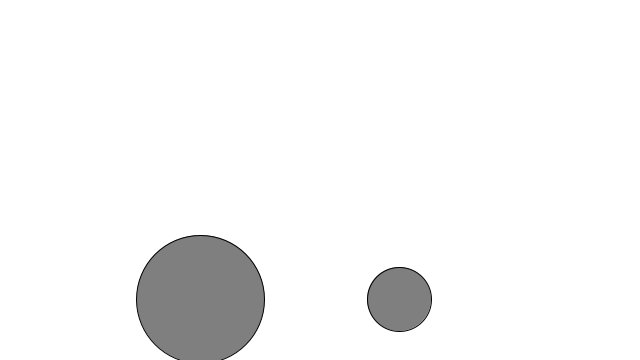
Frame 1 (no input)
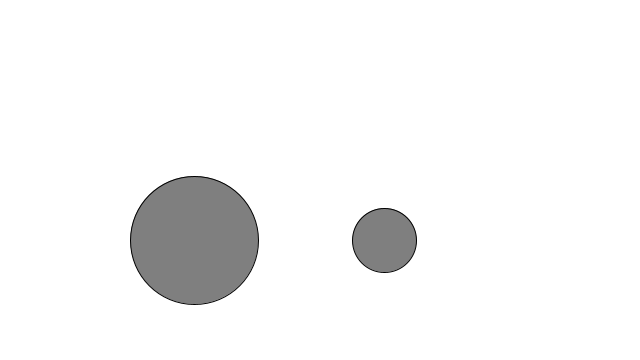
Frame 60 (the mouse pressed at the canvas centre just before this capture)
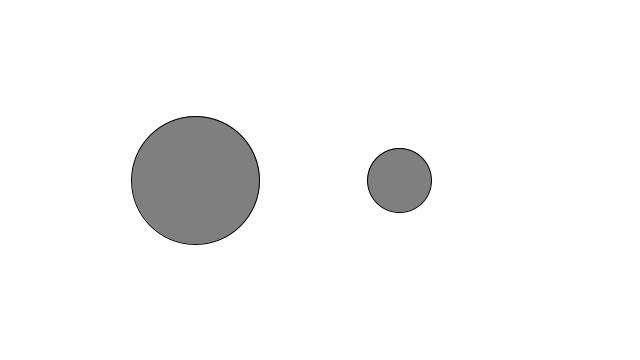
Frame 120 (the mouse held since frame 60 and released just before this capture)

The Processing sketch that drew these frames (run headless with seeded random() and noise(); from frame 60 on, the mouse is pressed at the canvas centre):

// Processing sketch: Bubbling_Up
// ── Bubbling_Up.pde
Bubble b1;
Bubble b2;

void setup(){
  size(640,360);
  b1 = new Bubble(200, 300, 128);
  b2 = new Bubble(400, 300, 64);
}

void draw(){
  background(255);
  b1.ascend();
  b1.display();
  b1.top();
  
  b2.ascend();
  b2.display();
  b2.top();
}

// ── Bubble.pde
class Bubble {
  
  float x;
  float y;
  float diameter;
  
  Bubble(float tempX, float tempY, float tempD){
    x = tempX;
    y = tempY; 
    diameter = tempD;
  }
  
  void ascend(){
    y--;
    x = x + random(-2,2);
  }
  
  void display(){
    stroke(0);
    fill(127);
    ellipse(x,y, diameter, diameter);  
  }
  
  void top(){
    if (y < diameter/2) {
      y = diameter/2;
    }
  }
}
